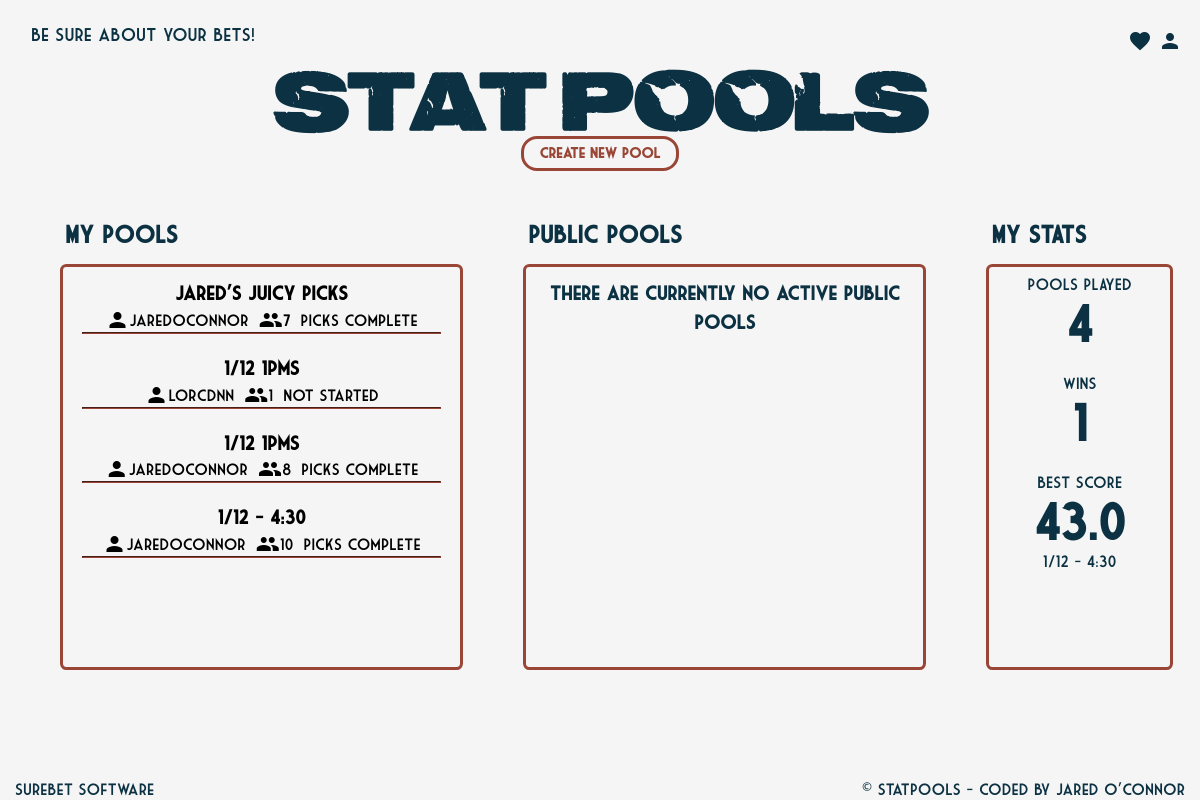
/statpools/home (signed in), run on the app's committed database.
### statpools/models.py (models this page shows)
class StatPool(models.Model):
	name = models.CharField(max_length=255)
	owner = models.ForeignKey(User, on_delete=models.CASCADE)
	status = models.CharField(max_length=50, default="In Progress")

class StatPoolUser(models.Model):
	stat_pool_id = models.ForeignKey(StatPool, on_delete=models.CASCADE)
	user_id = models.ForeignKey(User, on_delete=models.CASCADE)
	score = models.FloatField(default=0.0)

### statpools/views.py (the view)
# urls.py: path('home', views.HomeListView.as_view(), name='statpoolshome'),
class HomeListView(ListView):
	template_name = 'home.html'
	User = None
	def get(self, request):
		self.User = request.user
		return super().get(request)
	def get_queryset(self):
		return
	def get_context_data(self, **kwargs):
		context = super().get_context_data(**kwargs)
		if (self.User.is_authenticated):
			context['mypools'] = StatPoolsStore().GetStatPoolData(self.User)
			context['user_stats'] = StatPoolsStore.GetUserStats(self.User)
		return context

### statpools/stores/statpoolsstore.py (called while the page is built)
    def GetStatPoolData(self, user):
        result = []
        users_statpools = models.StatPoolUser.objects.filter(user_id=user)
        for user_statpool in users_statpools:
            statpool = user_statpool.stat_pool_id
            result.append({
                'id':statpool.id,
                'name':statpool.name,
                'owner':statpool.owner.username,
                'user_count': models.StatPoolUser.objects.filter(stat_pool_id=statpool.id).count(),
                'user_status': self.GetUsersStatPoolStatus(statpool, user_statpool)
            })
        return result

    def GetUsersStatPoolStatus(self, statpool, user):
        categories = models.StatPoolCategory.objects.filter(stat_pool=statpool).count()
        picks = models.StatPoolUserPick.objects.filter(stat_pool_user=user).count()
        if picks == 0:
            return "Not Started"
        elif picks == categories:
            return "Picks Complete"
        else:
            return "Picks In Progress"

    def GetUserStats(user):
        stats={}
        stat_pool_users = models.StatPoolUser.objects.filter(user_id=user)
        if (stat_pool_users.count() == 0):
            return {
                'pools_played': 0,
                'wins': 0,
                'best_pool': {'name':'', 'score':'NA'}
            }
        stats['pools_played'] = stat_pool_users.count()
        stat_pools = stat_pool_users.values_list('stat_pool_id', flat=True)
        wins = 0
        for pool in stat_pools:
            winner = models.StatPoolUser.objects.filter(stat_pool_id=pool).order_by('score').first()
            if winner.user_id == user:
                wins+=1
        stats['wins'] = wins
        best_score = stat_pool_users.order_by('score').first()
        stats['best_pool'] = {
            'name':best_score.stat_pool_id.name,
            'score':best_score.score
        }
        return stats

### statpools/templates/home.html (shortened to what this page needs)
{% extends 'base.html' %}
{% block stylesheets %}
<link rel="stylesheet" href="/static/css/home-styles.css"  />
{% endblock stylesheets %}
{% block content %}
  <div class="home-header-container">
    <div class="home-title">
      <b>STAT POOLS</b>
    </div>
    <div class="text-center">
      {% if not user.is_authenticated %}
      <a class="create-btn disabled" href="{% url 'statpoolscreate' %}" rea>
      {% else %}
      <a class="create-btn" href="{% url 'statpoolscreate' %}" >
      {% endif %}
        <big><b>Create New Pool</b></big>
      </a>
    </div>
  </div>
  {% if not user.is_authenticated %}
  <div class="no-login-container">
    <div>You must sign in to join a Stat Pool!</div>
    <div>
      <a class="create-btn" href="{% url 'login' %}" >
        <big><b>Login</b></big>
      </a>
    </div>
  </div>
  {% else %}
  <div style="display: flex;">
    <div class="pool-container">
      <div class="pool-card">
        <div class="pool-card-header">
          <b>MY POOLS</b>
        </div>
        <div class="pool-card-scroll">
          {% for pool in mypools %}
          <div class="pool-item clickable">
            <a href="{% url 'statpoolsview' statpoolid=pool.id %}" style="color: black;">
              <div class="pool-item-name">
                <b>{{pool.name}}</b>
              </div>
              <div class="pool-item-content">
                <div class="owner">
                  <i class="material-icons" style="height: 24px; margin-left: auto;">person</i>
                  {{pool.owner}}
                </div>
                <div class="user-count">
                  <i class="material-icons" style="height: 24px;">group</i>
                  {{pool.user_count}}
                </div>
                <div class="status">
                  {{pool.user_status}}
                </div>
              </div>
            </a>
            <hr />
          </div>
          {% empty %}
          <div class="pool-item">
            <div class="pool-item-name">
              <b>You currently have no active pools</b>
            </div>
          </div>
          {% endfor %}
        </div>
      </div>
    </div>
    <div class="pool-container">
      <div class="pool-card">
        <div class="pool-card-header">
            <b>PUBLIC POOLS</b>
        </div>
        <div class="pool-card-scroll">
          <div class="pool-item">
            <div class="pool-item-name">
              <b>There are currently no active Public Pools</b>
            </div>
          </div>
        </div>
      </div>
    </div>
    <div class="stat-container">
      <div class="pool-card">
        <div class="pool-card-header">
          <b>MY STATS</b>
        </div>
        <div class="pool-card-scroll" style="padding-top: 0rem;">
            <div class="stat-item">
              <div class="title">POOLS PLAYED</div>
              <div class="score"><b>{{user_stats.pools_played}}</b></div>
            </div>
            <div class="stat-item">
              <div class="title">WINS</div>
              <div class="score"><b>{{user_stats.wins}}</b></div>
            </div>
            <div class="stat-item">
              <div class="title">BEST SCORE</div>
              <div class="score"><b>{{user_stats.best_pool.score}}</b></div>
              <div class="subtitle">{{user_stats.best_pool.name}}</div>
            </div>
        </div>
      </div>
    </div>
  </div>
  {% endif %}
</div>
{% endblock content %}

### surebet/static/css/base-styles.css (style rules this page uses)
a { text-decoration: none; }
body { margin: 0; font-family: "market deco", sans-serif; font-size: 1rem; font-weight: 400; line-height: 1.5; color: #0b3142; text-align: left; background-color: whitesmoke; }
.text-center { text-align: center; }

### statpools/static/css/home-styles.css (style rules this page uses)
.home-title { font-family: "test", sans-serif; font-weight: 1; font-size: 60px; line-height: 60px; padding-top: 3px; padding-bottom: 7px; }
.home-header-container { width: fit-content; padding-top: 0px; padding-bottom: 10px; margin: auto; }
.create-btn { padding: 0.5rem 1rem; font-size: 0.75rem; line-height: 1.5; border-radius: 0.2rem; color: #994636; background-color: transparent; border: 0.2rem solid #994636; box-shadow: none; text-align: center; border-radius: 1rem; }
.pool-card { position: relative; display: flex; flex-direction: column; min-width: 0; word-wrap: break-word; margin-bottom: 30px; margin-top: 30px; border-radius: 6px; background: transparent; width: 100%; }
.pool-card-header { border-bottom: none; background: transparent; padding: 0.75rem 1.25rem; margin-bottom: 0; font-size: x-large; }
.pool-container { position: relative; width: 100%; min-height: 1px; padding-right: 15px; padding-left: 15px; flex: 0 0 38%; max-width: 38%; }
.stat-container { position: relative; width: 100%; min-height: 1px; padding-right: 15px; padding-left: 15px; flex: 0 0 19%; max-width: 19%; }
.pool-card-scroll { border: .2rem solid #994636; margin: 0px 15px 0px 15px; border-radius: 0.4rem; overflow-y: scroll; height: 50vh; }
.pool-item { margin: 0px; padding: .75rem 0rem 0.5rem 0rem; }
.pool-item > hr { border-style: inset; width: 90%; border-color: #994636; margin: 0 auto 0 auto; }
.pool-item-name { text-align: center; margin: auto; font-size: larger; }
.pool-item-content { display: flex; }
.owner { display: flex; margin: auto 0px auto auto; }
.user-count { display: flex; margin: auto 0 auto 0; padding: 0px 10px 0px 10px; }
.status { margin: auto auto auto 0px; }
.stat-item { padding: 5px; margin: auto; text-align: center; }
.title { margin-bottom: -10px; }
.score { font-size: 50px; }
.subtitle { margin-top: -10px; }

### data on the page
StatPool: name "Jared's Juicy Picks"
StatPool: name "1/12 1pms"
StatPool: name "1/12 1pms"
StatPool: name "1/12 - 4:30", best_pool.name "1/12 - 4:30"
StatPoolUser: best_pool.score "43.0"

### other printed values
{{ pool.owner }} "jaredoconnor" "lorcdnn" "jaredoconnor" "jaredoconnor"
{{ pool.user_count }} "7" "1" "8" "10"
{{ pool.user_status }} "Picks Complete" "Not Started" "Picks Complete" "Picks Complete"
{{ user_stats.pools_played }} "4"
{{ user_stats.wins }} "1"
